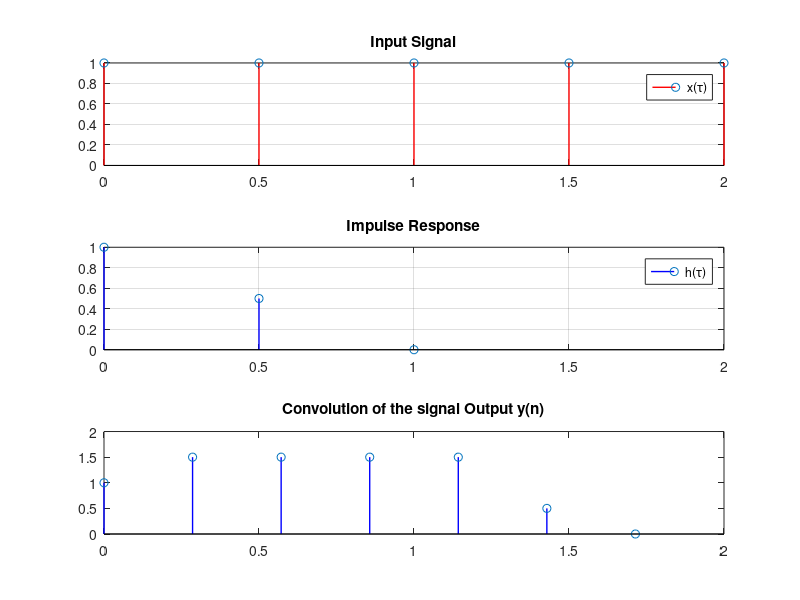

This chart was generated by the following MATLAB code:
clc;
clear all;
close all;
%%Input Signal
nx = 0:0.5:2;
x = ones(size(nx)); %%x(t) = 1;
subplot(3,1,1);
stem(nx,x,'Color','red','LineWidth',1);
title('Input Signal');
legend('x(\tau)');
xlim([0 2]);
grid on;
%%Impulse Response Signal....
nh = 0:0.5:1;
h = 1-nh;
subplot(3,1,2);
stem(nh,h,'Color','blue','LineWidth',1);
title('Impulse Response');
legend('h(\tau)');
xlim([0 2]);
grid on;
%%Output of the convolution.....
y = conv(x,h);
%%start:(end+start)/length(y):end-(end+start)/length(y);(Input signal for start and end)
ty = 0:(0+2)/length(y):2-(0+2)/length(y); 
subplot(3,1,3);
stem(ty,y,'Color','blue','LineWidth',1);
title('Convolution of the signal Output y(n)');